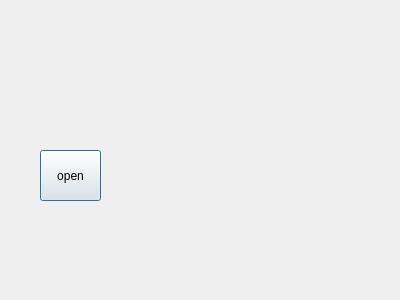
<?xml version="1.0" encoding="UTF-8"?>
<ui version="4.0">
 <class>Dialog</class>
 <widget class="QDialog" name="Dialog">
  <property name="geometry">
   <rect>
    <x>0</x>
    <y>0</y>
    <width>400</width>
    <height>300</height>
   </rect>
  </property>
  <property name="windowTitle">
   <string>Dialog</string>
  </property>
  <widget class="QLabel" name="closed_image">
   <property name="geometry">
    <rect>
     <x>0</x>
     <y>0</y>
     <width>391</width>
     <height>291</height>
    </rect>
   </property>
   <property name="frameShape">
    <enum>QFrame::NoFrame</enum>
   </property>
   <property name="text">
    <string/>
   </property>
   <property name="pixmap">
    <pixmap>closed-pokedex.png</pixmap>
   </property>
   <property name="scaledContents">
    <bool>true</bool>
   </property>
  </widget>
  <widget class="QPushButton" name="open_button">
   <property name="geometry">
    <rect>
     <x>40</x>
     <y>150</y>
     <width>61</width>
     <height>51</height>
    </rect>
   </property>
   <property name="text">
    <string>open</string>
   </property>
   <property name="checkable">
    <bool>false</bool>
   </property>
  </widget>
 </widget>
 <resources/>
 <connections/>
</ui>
